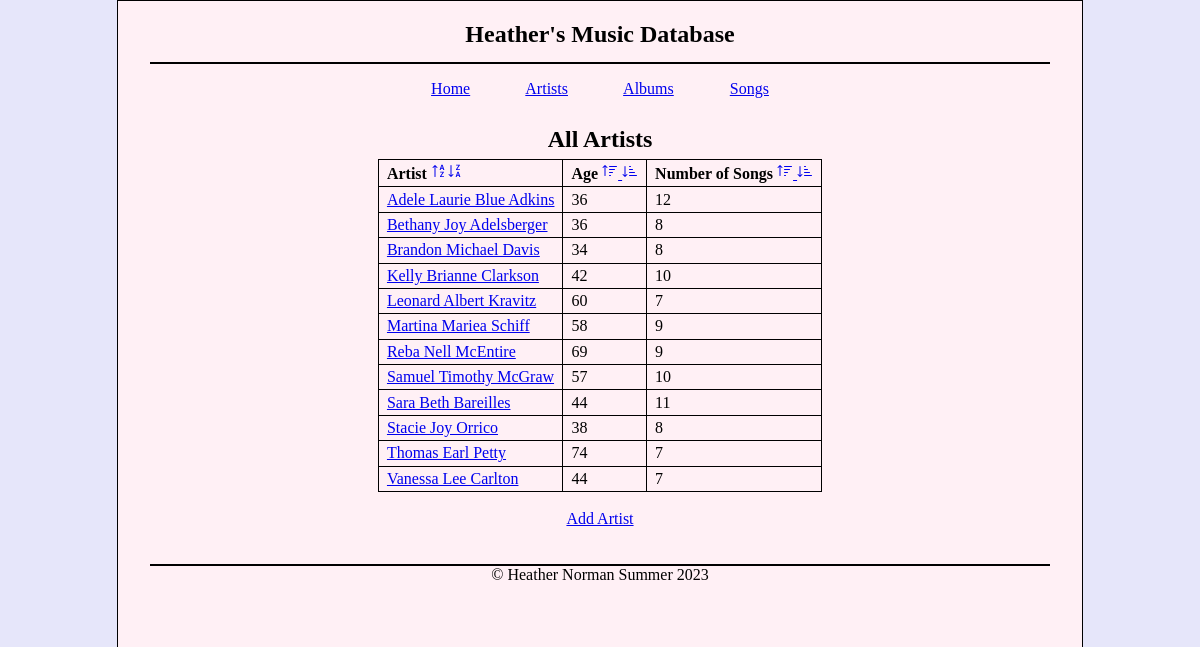
/artists/allartists.php, run on the app's committed database.
### tables this page shows
CREATE TABLE artists ( 
	artist_id INT NOT NULL PRIMARY KEY AUTO_INCREMENT , 
	stagename VARCHAR(50) NULL , 
	birthname VARCHAR(50) NOT NULL , 
	DOB DATE NOT NULL , 
	hometown VARCHAR(50) NULL , 
	DOD DATE NULL , 
	funfact TEXT NOT NULL 
);

### artists/allartists.php (the view, shortened to what this page needs)
<?php
require '../database.php';
function get_all_artists()
{
    global $connection;
    $artist_info = 'SELECT DISTINCT ABS(FLOOR(DATEDIFF(DOB, CURRENT_DATE()) / 365)) AS age, stagename, birthname, COUNT(songs.song_id) AS songcount, artists.artist_id
                     FROM artists
                    LEFT JOIN songs ON artists.artist_id = songs.artist_id
                    GROUP BY birthname';
    if(isset($_GET['sort']) && isset($_GET['by'])){
        $sort = $_GET['sort'];
        $by = $_GET['by'];
            $artist_info .= " ORDER BY $by $sort";
        } else {
            $artist_info .= " ORDER BY birthname";
        }
    $statement = $connection->prepare($artist_info);
    $statement->execute();
    $artists = $statement->fetchAll(PDO::FETCH_OBJ);
    return $artists;
}
$artists = get_all_artists();
?>
<head>
    <link rel="stylesheet" type="text/css" href="../main.css">
</head>
    <center>
        <header>
            <h1>
                <font color=black>Heather's Music Database
            </h1>
        </header>
    </center>
    <div id="main">
        <center>
            <p>
        <a href="../index.php">Home</a>
        <a href="../artists/allartists.php">Artists</a>
        <a href="../albums/allalbums.php">Albums</a>
        <a href="../songs/allsongs.php">Songs</a>
            </p>
        </center>
    </div>
<div class="body">
    <h1 class="table_header"><font color=black><center>All Artists</h1></center></font>
    <center><table>
        <thead>
            <tr class="text-center">
  <th>Artist <a class = "icons" href="allartists.php?sort=asc&by=birthname"></a><a class = "icons" href="allartists.php?sort=desc&by=birthname"></a></th>
  <th>Age <a class = "icons" href="allartists.php?sort=asc&by=age">
    </a><a class = "icons" href="allartists.php?sort=desc&by=age"></th>
  <th>Number of Songs <a class = "icons" href="allartists.php?sort=asc&by=songcount">
    </a><a class = "icons" href="allartists.php?sort=desc&by=songcount"></th>
            </tr>
        </thead>
        <?php
                foreach ($artists as $artist) : ?>
            <tr class="text-center">
                   <td><a href="../artists/artist_details.php?artist_id=<?= $artist->artist_id; ?>">
                    <?= $artist->birthname; ?></td>
                <td><?= $artist->age; ?></td>
                <td><?= $artist->songcount; ?></td>
            </tr>
        <?php endforeach; ?>
        </table></center>
</div><center><br>
    <a href="/HEATHERNEW/artists/add_artist.php">Add Artist</a> </center>
    <footer>
        <center>&copy; Heather Norman Summer 2023 </center>
        <br><br>
    </footer>

### main.css (style rules this page uses)
header { border-bottom: 2px solid black; padding: .5em 0; }
h1 { color: white; }
footer { clear: both; border-top: 2px solid black; }
h1 { font-size: 150%; margin: 0; padding: .5em 0 .25em; }
h1, h2 { color: rgb(208, 133, 4); }
table { border: 1px solid #000000; border-collapse: collapse; max-width: 100%; }
td, th { border: 1px solid #000000; padding: .2em .5em .2em .5em; vertical-align: top; text-align: left; }

### data on the page
artists: birthname "Adele Laurie Blue Adkins", age "36", songcount "12"
artists: birthname "Bethany Joy Adelsberger", age "36", songcount "8"
artists: birthname "Brandon Michael Davis", age "34", songcount "8"
artists: birthname "Kelly Brianne Clarkson", age "42", songcount "10"
artists: birthname "Leonard Albert Kravitz", age "60", songcount "7"
artists: birthname "Martina Mariea Schiff", age "58", songcount "9"
artists: birthname "Reba Nell McEntire", age "69", songcount "9"
artists: birthname "Samuel Timothy McGraw", age "57", songcount "10"
artists: birthname "Sara Beth Bareilles", age "44", songcount "11"
artists: birthname "Stacie Joy Orrico", age "38", songcount "8"
artists: birthname "Thomas Earl Petty", age "74", songcount "7"
artists: birthname "Vanessa Lee Carlton", age "44", songcount "7"
